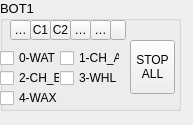
<?xml version="1.0" encoding="UTF-8"?>
<ui version="4.0">
 <class>MainWindow</class>
 <widget class="QMainWindow" name="MainWindow">
  <property name="geometry">
   <rect>
    <x>0</x>
    <y>0</y>
    <width>193</width>
    <height>125</height>
   </rect>
  </property>
  <property name="font">
   <font>
    <pointsize>9</pointsize>
   </font>
  </property>
  <property name="windowTitle">
   <string>SBC</string>
  </property>
  <widget class="QWidget" name="centralwidget">
   <widget class="QGroupBox" name="group_robot">
    <property name="geometry">
     <rect>
      <x>0</x>
      <y>0</y>
      <width>181</width>
      <height>111</height>
     </rect>
    </property>
    <property name="font">
     <font>
      <pointsize>10</pointsize>
      <weight>50</weight>
      <bold>false</bold>
     </font>
    </property>
    <property name="title">
     <string>BOT1</string>
    </property>
    <widget class="QToolButton" name="btn_stop_all">
     <property name="geometry">
      <rect>
       <x>130</x>
       <y>40</y>
       <width>45</width>
       <height>54</height>
      </rect>
     </property>
     <property name="font">
      <font>
       <pointsize>9</pointsize>
      </font>
     </property>
     <property name="text">
      <string>STOP
ALL</string>
     </property>
    </widget>
    <widget class="QToolButton" name="led_ch_a">
     <property name="geometry">
      <rect>
       <x>30</x>
       <y>20</y>
       <width>21</width>
       <height>20</height>
      </rect>
     </property>
     <property name="minimumSize">
      <size>
       <width>0</width>
       <height>14</height>
      </size>
     </property>
     <property name="maximumSize">
      <size>
       <width>1000</width>
       <height>25</height>
      </size>
     </property>
     <property name="font">
      <font>
       <pointsize>9</pointsize>
      </font>
     </property>
     <property name="toolTip">
      <string/>
     </property>
     <property name="toolTipDuration">
      <number>-1</number>
     </property>
     <property name="text">
      <string>C1</string>
     </property>
    </widget>
    <widget class="QToolButton" name="led_water_high">
     <property name="geometry">
      <rect>
       <x>10</x>
       <y>20</y>
       <width>21</width>
       <height>20</height>
      </rect>
     </property>
     <property name="minimumSize">
      <size>
       <width>0</width>
       <height>14</height>
      </size>
     </property>
     <property name="maximumSize">
      <size>
       <width>1000</width>
       <height>25</height>
      </size>
     </property>
     <property name="font">
      <font>
       <pointsize>9</pointsize>
      </font>
     </property>
     <property name="toolTip">
      <string/>
     </property>
     <property name="toolTipDuration">
      <number>-1</number>
     </property>
     <property name="text">
      <string>WAT</string>
     </property>
    </widget>
    <widget class="QToolButton" name="led_ch_b">
     <property name="geometry">
      <rect>
       <x>50</x>
       <y>20</y>
       <width>21</width>
       <height>20</height>
      </rect>
     </property>
     <property name="minimumSize">
      <size>
       <width>0</width>
       <height>14</height>
      </size>
     </property>
     <property name="maximumSize">
      <size>
       <width>1000</width>
       <height>25</height>
      </size>
     </property>
     <property name="font">
      <font>
       <pointsize>9</pointsize>
      </font>
     </property>
     <property name="toolTip">
      <string/>
     </property>
     <property name="toolTipDuration">
      <number>-1</number>
     </property>
     <property name="text">
      <string>C2</string>
     </property>
    </widget>
    <widget class="QToolButton" name="led_ch_whl">
     <property name="geometry">
      <rect>
       <x>70</x>
       <y>20</y>
       <width>21</width>
       <height>20</height>
      </rect>
     </property>
     <property name="minimumSize">
      <size>
       <width>0</width>
       <height>14</height>
      </size>
     </property>
     <property name="maximumSize">
      <size>
       <width>1000</width>
       <height>25</height>
      </size>
     </property>
     <property name="font">
      <font>
       <pointsize>9</pointsize>
      </font>
     </property>
     <property name="toolTip">
      <string/>
     </property>
     <property name="toolTipDuration">
      <number>-1</number>
     </property>
     <property name="text">
      <string>WHL</string>
     </property>
    </widget>
    <widget class="QToolButton" name="led_ch_wax">
     <property name="geometry">
      <rect>
       <x>90</x>
       <y>20</y>
       <width>21</width>
       <height>20</height>
      </rect>
     </property>
     <property name="minimumSize">
      <size>
       <width>0</width>
       <height>14</height>
      </size>
     </property>
     <property name="maximumSize">
      <size>
       <width>1000</width>
       <height>25</height>
      </size>
     </property>
     <property name="font">
      <font>
       <pointsize>9</pointsize>
      </font>
     </property>
     <property name="toolTip">
      <string/>
     </property>
     <property name="toolTipDuration">
      <number>-1</number>
     </property>
     <property name="text">
      <string>WAX</string>
     </property>
    </widget>
    <widget class="QToolButton" name="led_tcp_pump">
     <property name="geometry">
      <rect>
       <x>110</x>
       <y>20</y>
       <width>16</width>
       <height>20</height>
      </rect>
     </property>
     <property name="minimumSize">
      <size>
       <width>0</width>
       <height>14</height>
      </size>
     </property>
     <property name="maximumSize">
      <size>
       <width>1000</width>
       <height>25</height>
      </size>
     </property>
     <property name="font">
      <font>
       <pointsize>9</pointsize>
      </font>
     </property>
     <property name="toolTip">
      <string/>
     </property>
     <property name="toolTipDuration">
      <number>-1</number>
     </property>
     <property name="text">
      <string/>
     </property>
    </widget>
    <widget class="QCheckBox" name="btn_water">
     <property name="geometry">
      <rect>
       <x>0</x>
       <y>50</y>
       <width>60</width>
       <height>16</height>
      </rect>
     </property>
     <property name="minimumSize">
      <size>
       <width>40</width>
       <height>16</height>
      </size>
     </property>
     <property name="maximumSize">
      <size>
       <width>70</width>
       <height>16</height>
      </size>
     </property>
     <property name="font">
      <font>
       <pointsize>9</pointsize>
      </font>
     </property>
     <property name="text">
      <string>0-WAT</string>
     </property>
     <property name="checked">
      <bool>false</bool>
     </property>
    </widget>
    <widget class="QCheckBox" name="btn_ch_a">
     <property name="geometry">
      <rect>
       <x>60</x>
       <y>50</y>
       <width>60</width>
       <height>16</height>
      </rect>
     </property>
     <property name="minimumSize">
      <size>
       <width>40</width>
       <height>16</height>
      </size>
     </property>
     <property name="maximumSize">
      <size>
       <width>70</width>
       <height>16</height>
      </size>
     </property>
     <property name="font">
      <font>
       <pointsize>9</pointsize>
      </font>
     </property>
     <property name="text">
      <string>1-CH_A</string>
     </property>
     <property name="checked">
      <bool>false</bool>
     </property>
    </widget>
    <widget class="QCheckBox" name="btn_ch_b">
     <property name="geometry">
      <rect>
       <x>0</x>
       <y>70</y>
       <width>60</width>
       <height>16</height>
      </rect>
     </property>
     <property name="minimumSize">
      <size>
       <width>40</width>
       <height>16</height>
      </size>
     </property>
     <property name="maximumSize">
      <size>
       <width>70</width>
       <height>16</height>
      </size>
     </property>
     <property name="font">
      <font>
       <pointsize>9</pointsize>
      </font>
     </property>
     <property name="text">
      <string>2-CH_B</string>
     </property>
     <property name="checked">
      <bool>false</bool>
     </property>
    </widget>
    <widget class="QCheckBox" name="btn_ch_whl">
     <property name="geometry">
      <rect>
       <x>60</x>
       <y>70</y>
       <width>60</width>
       <height>16</height>
      </rect>
     </property>
     <property name="minimumSize">
      <size>
       <width>40</width>
       <height>16</height>
      </size>
     </property>
     <property name="maximumSize">
      <size>
       <width>70</width>
       <height>16</height>
      </size>
     </property>
     <property name="font">
      <font>
       <pointsize>9</pointsize>
      </font>
     </property>
     <property name="text">
      <string>3-WHL</string>
     </property>
     <property name="checked">
      <bool>false</bool>
     </property>
    </widget>
    <widget class="QCheckBox" name="btn_ch_wax">
     <property name="geometry">
      <rect>
       <x>0</x>
       <y>90</y>
       <width>60</width>
       <height>16</height>
      </rect>
     </property>
     <property name="minimumSize">
      <size>
       <width>40</width>
       <height>16</height>
      </size>
     </property>
     <property name="maximumSize">
      <size>
       <width>70</width>
       <height>16</height>
      </size>
     </property>
     <property name="font">
      <font>
       <pointsize>9</pointsize>
      </font>
     </property>
     <property name="text">
      <string>4-WAX</string>
     </property>
     <property name="checked">
      <bool>false</bool>
     </property>
    </widget>
   </widget>
  </widget>
 </widget>
 <resources/>
 <connections/>
</ui>
